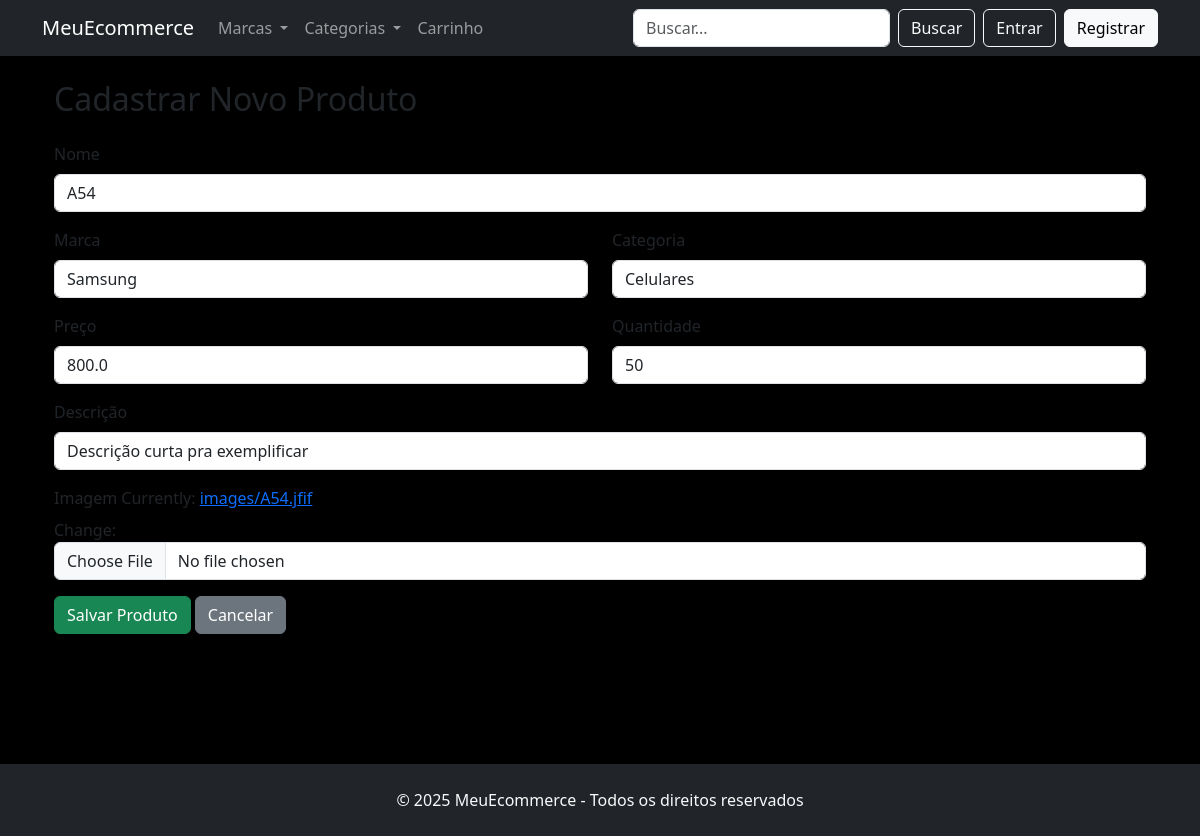
The app's page /product/editar/1/ with its own data.
### app_ecommerce/models.py (models this page shows, shortened)
class Products(models.Model):
    nome = models.CharField(max_length=150)
    marca = models.CharField(max_length=100)
    preco = models.FloatField()
    quantidade = models.IntegerField(default=0)
    categoria = models.CharField(max_length=100, default='')
    descricao = models.TextField(max_length=500)
    imagem = models.ImageField(upload_to='images')
    objects = ProductsManager()

### app_ecommerce/views.py (the view)
# urls.py: path('product/editar/<int:id>/',product_editar, name='product_editar'),
def product_editar(request,id):
    product = get_object_or_404(Products,id=id)
    if request.method == 'POST':
        form = ProductsForm(request.POST,request.FILES,instance=product)
        if form.is_valid():
            form.save()
            return redirect('admin_listar')
    else:
        form = ProductsForm(instance=product)
    return render(request,'ecommerce/product_form.html',{'form':form})

### app_ecommerce/form.py
class ProductsForm(ModelForm):
    class Meta:
        model = Products
        fields = '__all__'
        widgets = {
            'nome' : forms.TextInput(attrs={'class': 'form-control' }),
            'marca' : forms.TextInput(attrs={'class': 'form-control' }),
            'preco' : forms.NumberInput(attrs={'class': 'form-control' }),
            'categoria' : forms.TextInput(attrs={'class': 'form-control' }),
            'quantidade' : forms.NumberInput(attrs={'class': 'form-control' }),
            'descricao' : forms.TextInput(attrs={'class': 'form-control' }),
            'imagem': forms.ClearableFileInput(attrs={'class': 'form-control' })
        }

### templates/ecommerce/product_form.html (shortened to what this page needs)
{% extends 'base.html' %}
  {% block style %}
  {% load static %}
  <link rel="stylesheet" href="{% static 'ecommerce/Style.css' %}">
  {% endblock %}
  {% block content %}
    <div class="container mt-4" style="margin-bottom: 130px;">
        <h2 class="mb-4">Cadastrar Novo Produto</h2>
        <form method="POST" enctype="multipart/form-data">
            <div class="mb-3">
                <label for="{{ form.nome.id_for_label }}" class="form-label">Nome</label>
                {{ form.nome }}
            </div>
            <div class="row">
                <div class="col-md-6 mb-3">
                    <label for="{{ form.marca.id_for_label }}" class="form-label">Marca</label>
                    {{ form.marca }}
                </div>
                <div class="col-md-6 mb-3">
                    <label for="{{ form.categoria.id_for_label }}" class="form-label">Categoria</label>
                    {{ form.categoria }}
                </div>
            </div>
            <div class="row">
                <div class="col-md-6 mb-3">
                    <label for="{{ form.preco.id_for_label }}" class="form-label">Preço</label>
                    {{ form.preco }}
                </div>
                <div class="col-md-6 mb-3">
                    <label for="{{ form.quantidade.id_for_label }}" class="form-label">Quantidade</label>
                    {{ form.quantidade }}
                </div>
            </div>
            <div class="mb-3">
                <label for="{{ form.descricao.id_for_label }}" class="form-label">Descrição</label>
                {{ form.descricao }}
            </div>
            <div class="mb-3">
                <label for="{{ form.imagem.id_for_label }}" class="form-label">Imagem</label>
                {{ form.imagem }}
            </div>
            <button type="submit" class="btn btn-success">Salvar Produto</button>
            <a href="{% url 'admin_listar' %}" class="btn btn-secondary">Cancelar</a>
        </form>
    </div>
  {% endblock %}

### static/ecommerce/Style.css (style rules this page uses)
body { background-color: black; }

### records on screen
Products: nome "A54", marca "Samsung", categoria "Celulares", preco "800.0", quantidade "50", descricao "Descrição curta pra exemplificar"
